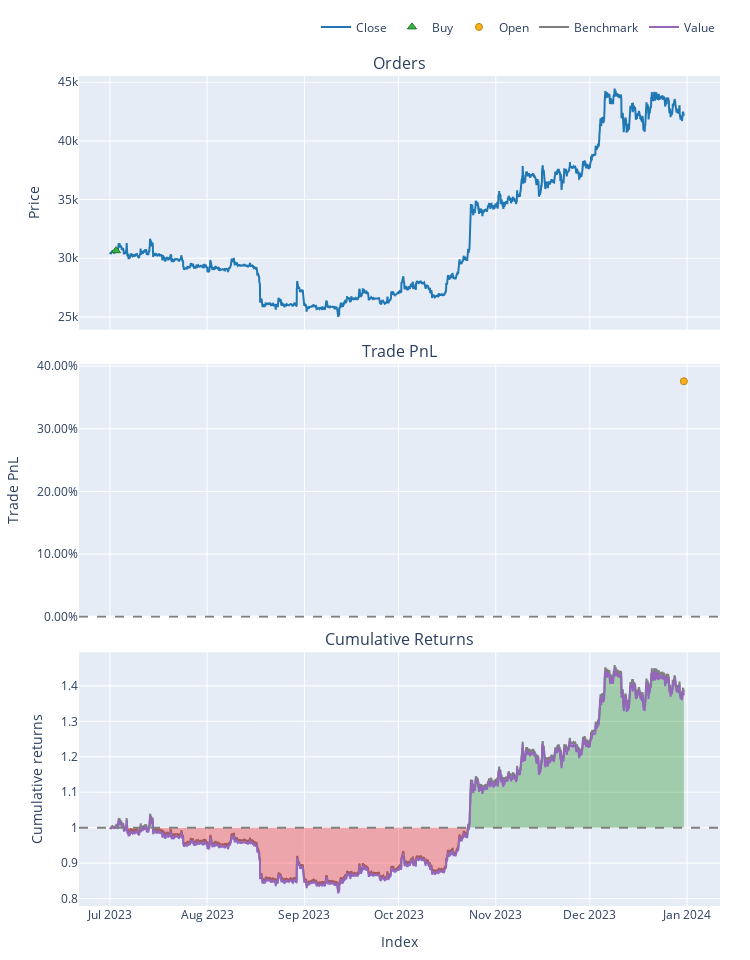

Notebook code for this chart:
### Code cell
# ## 9. 백테스트 결과 시각화 (재수정)

if portfolio is not None:
    logger.info("백테스트 결과 시각화 시도...")
    try:
        # --- 거래 기록 컬럼 확인 ---
        if not portfolio.trades.records.empty:
            print("\n--- Trade Records Columns ---")
            print(portfolio.trades.records.columns.tolist())
            # --> 이전 실행 결과에서 'entry_price' 확인됨
        else:
            print("\n--- No trades executed, skipping trade records info. ---")

        # --- 기본 플롯 생성 (잘못된 파라미터 제거) ---
        logger.info("Generating basic portfolio plot...")
        # plot_drawdowns=True 인자 제거
        fig = portfolio.plot(
             # plot_orders=True, # 필요시 주석 해제
             # plot_trade_map=False # 하단 거래 맵 제외 (옵션)
        )
        fig.show()
        logger.info("백테스트 기본 플롯 생성 완료.")

        # --- (옵션) SL/TP 시각화 부분 ---
        # logger.warning("SL/TP level visualization is currently disabled.")
        # ... (이전 코드 참고, 'entry_price' 컬럼 사용) ...

    except Exception as e:
        logger.exception(f"백테스트 결과 시각화 중 오류 발생: {e}")
else:
    logger.warning("포트폴리오 객체가 없어 시각화를 건너뜁니다.")

### Figure 1 — Plotly figure (JSON) as saved in the notebook; plotly's stock layout.template omitted (floating-point values rounded to 4 significant figures; data arrays with more than 128 entries replaced by an {"elided": "..."} marker saying what was removed)
{"data": [{"legendgroup": "0", "line": {"color": "#1f77b4"}, "name": "Close", "showlegend": true, "type": "scatter", "uid": "4a33b5c3-5d4d-4876-85a3-18aa800b9215", "x": {"elided": "4391 str values"}, "xaxis": "x", "y": {"elided": "4391 float values"}, "yaxis": "y"}, {"customdata": [[0, 0.3259, 9.99]], "hovertemplate": "Order Id: %{customdata[0]}<br>Timestamp: %{x}<br>Price: %{y}<br>Size: %{customdata[1]:.6f}<br>Fees: %{customdata[2]:.6f}", "legendgroup": "1", "marker": {"color": "#37B13F", "line": {"color": "rgb(38,123,44)", "width": 1}, "size": 8, "symbol": "triangle-up"}, "mode": "markers", "name": "Buy", "type": "scatter", "uid": "1ea45c7e-8c17-4040-b9d2-c28c34debd0f", "x": ["2023-07-02T23:00:00"], "xaxis": "x", "y": [30650.0], "yaxis": "y"}, {"customdata": [[0, 0, 3755.0, 0.3759]], "hovertemplate": "Exit Trade Id: %{customdata[0]}<br>Position Id: %{customdata[1]}<br>Exit Timestamp: %{x}<br>PnL: %{customdata[2]:.6f}<br>Return: %{customdata[3]:.2%}", "legendgroup": "2", "marker": {"color": "#FFAA00", "line": {"color": "rgb(178,118,0)", "width": 1}, "opacity": [0.9], "size": [7], "symbol": "circle"}, "mode": "markers", "name": "Open", "type": "scatter", "uid": "c7035c7f-11e2-408d-bc4b-6d021e3981e4", "x": ["2023-12-30T23:00:00"], "xaxis": "x2", "y": [0.3759], "yaxis": "y2"}, {"legendgroup": "3", "line": {"color": "#7f7f7f"}, "name": "Benchmark", "showlegend": true, "type": "scatter", "uid": "992989da-df2d-4e5b-a884-b30a06e92ae6", "x": {"elided": "4391 str values"}, "xaxis": "x3", "y": {"elided": "4391 float values"}, "yaxis": "y3"}, {"hoverinfo": "skip", "legendgroup": "4", "line": {"color": "rgba(0, 0, 0, 0)", "width": 0}, "opacity": 0, "showlegend": false, "type": "scatter", "uid": "2892f34a-e95f-4f4e-b258-d94855c67c05", "x": {"elided": "4391 str values"}, "xaxis": "x3", "y": {"elided": "4391 int values"}, "yaxis": "y3"}, {"connectgaps": false, "fill": "tonexty", "fillcolor": "rgba(0, 128, 0, 0.3)", "hoverinfo": "skip", "legendgroup": "4", "line": {"color": "rgba(0, 0, 0, 0)", "width": 0}, "opacity": 0, "showlegend": false, "type": "scatter", "uid": "ef7f4e48-1c95-4d6a-a1d1-f52b08ced376", "x": {"elided": "4391 str values"}, "xaxis": "x3", "y": {"elided": "4391 float values"}, "yaxis": "y3"}, {"hoverinfo": "skip", "legendgroup": "4", "line": {"color": "rgba(0, 0, 0, 0)", "width": 0}, "opacity": 0, "showlegend": false, "type": "scatter", "uid": "b9829a94-d1b8-4eda-aba4-cc7f6f647860", "x": {"elided": "4391 str values"}, "xaxis": "x3", "y": {"elided": "4391 int values"}, "yaxis": "y3"}, {"connectgaps": false, "fill": "tonexty", "fillcolor": "rgba(255, 0, 0, 0.3)", "hoverinfo": "skip", "legendgroup": "4", "line": {"color": "rgba(0, 0, 0, 0)", "width": 0}, "opacity": 0, "showlegend": false, "type": "scatter", "uid": "19f24b45-97fa-438a-a8e2-495589c41978", "x": {"elided": "4391 str values"}, "xaxis": "x3", "y": {"elided": "4391 float values"}, "yaxis": "y3"}, {"legendgroup": "5", "line": {"color": "#9467bd"}, "name": "Value", "showlegend": true, "type": "scatter", "uid": "910dce40-496f-4c27-8320-629653dcbe5d", "x": {"elided": "4391 str values"}, "xaxis": "x3", "y": {"elided": "4391 float values"}, "yaxis": "y3"}, {"hoverinfo": "skip", "legendgroup": "4", "line": {"color": "rgba(0, 0, 0, 0)", "width": 0}, "opacity": 0, "showlegend": false, "type": "scatter", "uid": "7ba1e493-0b79-4eb6-a8a7-fdbd8bd33ee1", "x": {"elided": "4391 str values"}, "xaxis": "x3", "y": {"elided": "4391 int values"}, "yaxis": "y3"}], "layout": {"annotations": [{"font": {"size": 16}, "showarrow": false, "text": "Orders", "x": 0.5, "xanchor": "center", "xref": "paper", "y": 1, "yanchor": "bottom", "yref": "paper"}, {"font": {"size": 16}, "showarrow": false, "text": "Trade PnL", "x": 0.5, "xanchor": "center", "xref": "paper", "y": 0.6528, "yanchor": "bottom", "yref": "paper"}, {"font": {"size": 16}, "showarrow": false, "text": "Cumulative Returns", "x": 0.5, "xanchor": "center", "xref": "paper", "y": 0.3056, "yanchor": "bottom", "yref": "paper"}], "height": 960, "legend": {"orientation": "h", "traceorder": "normal", "x": 1, "xanchor": "right", "y": 1.042, "yanchor": "bottom"}, "margin": {"b": 30, "l": 30, "r": 30, "t": 30}, "shapes": [{"line": {"color": "gray", "dash": "dash"}, "type": "line", "x0": 0, "x1": 1, "xref": "paper", "y0": 0, "y1": 0, "yref": "y2"}, {"line": {"color": "gray", "dash": "dash"}, "type": "line", "x0": 0, "x1": 1, "xref": "paper", "y0": 1, "y1": 1, "yref": "y3"}], "showlegend": true, "width": 750, "xaxis": {"anchor": "y", "domain": [0, 1], "matches": "x3", "showticklabels": false}, "xaxis2": {"anchor": "y2", "domain": [0, 1], "matches": "x3", "showticklabels": false}, "xaxis3": {"anchor": "y3", "domain": [0, 1], "title": {"text": "Index"}}, "yaxis": {"anchor": "x", "domain": [0.6944, 1], "title": {"text": "Price"}}, "yaxis2": {"anchor": "x2", "domain": [0.3472, 0.6528], "tickformat": ".2%", "title": {"text": "Trade PnL"}}, "yaxis3": {"anchor": "x3", "domain": [0, 0.3056], "title": {"text": "Cumulative returns"}}}}
